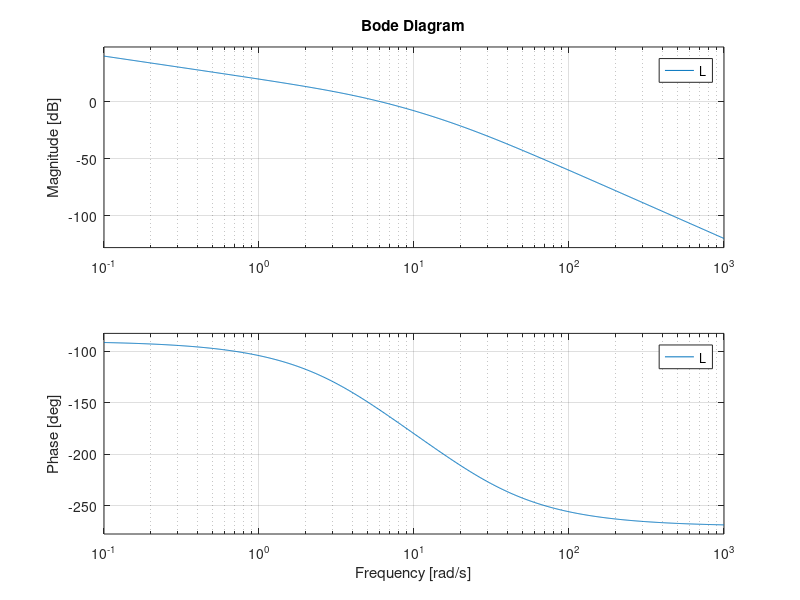
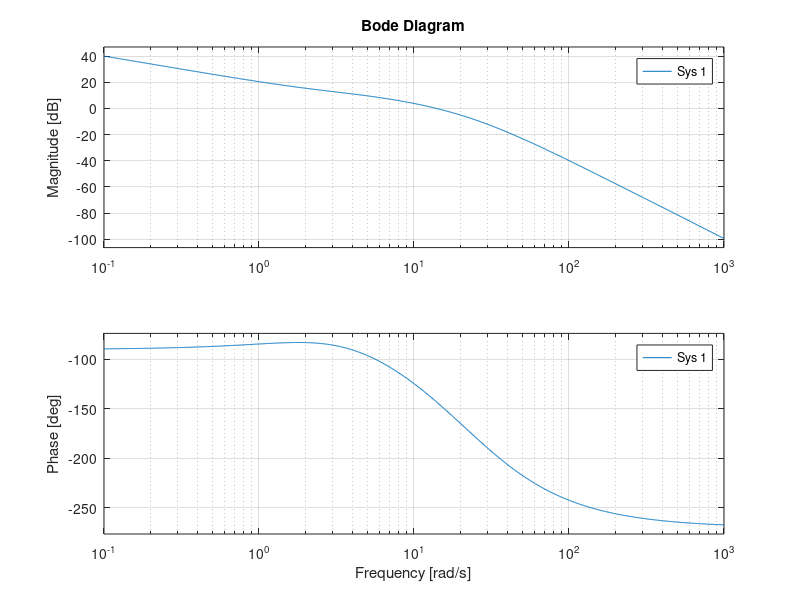
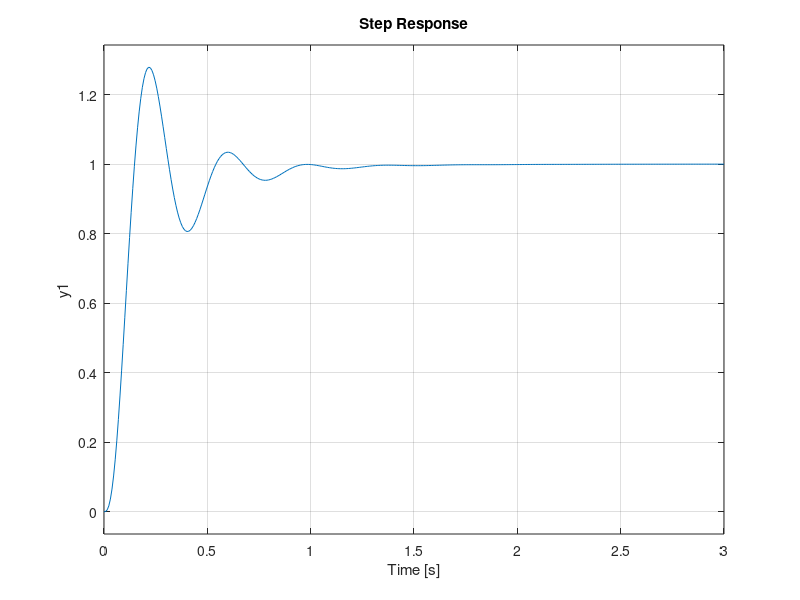

Recreate these plots in MATLAB, in order. (Note: this script raises an error after producing the figures.)
s=tf('s')
G=1/(s*(s+5)*(s+20))
K=1000
L = K*G
figure
hold on
bode(L)
[~,phaseMargin,~,wCrossover] = margin(L)
hold off

OS=10
zeta = -log(OS/100) / sqrt(pi^2 + log(OS/100)^2)
w_pm=atand(2*zeta/((1+4*zeta^4)^0.5-2*zeta^2)^0.5)
phi=w_pm+20-phaseMargin
beta=(1-sind(phi))/(1+sind(phi))
gain=1/beta^0.5
dbgain=20*log10(0.5989)
w_m=8.16
tau=1/(w_m*beta^0.5)

C=1/beta*(s+1/tau)/(s+1/(beta*tau))

figure
hold on
bode(L*C)
grid on
hold off
[~,phaseMarginComp,~,wCrossoverComp] = margin(L*C)

T=feedback(L*C,1)
figure
hold on
step(T)
hold off
stepinfo(T)
